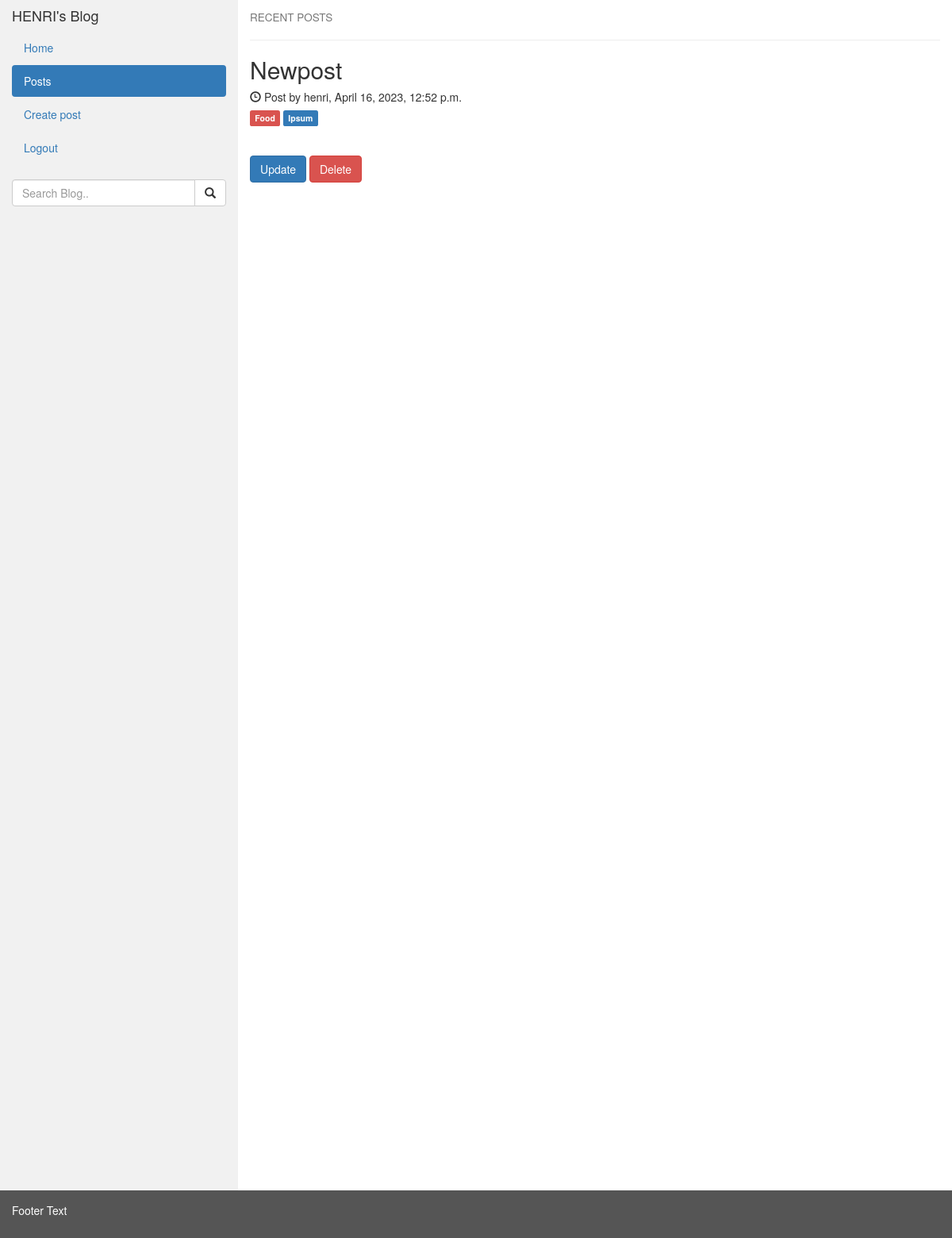
Page /posts/ (signed in) on the earlier database version.
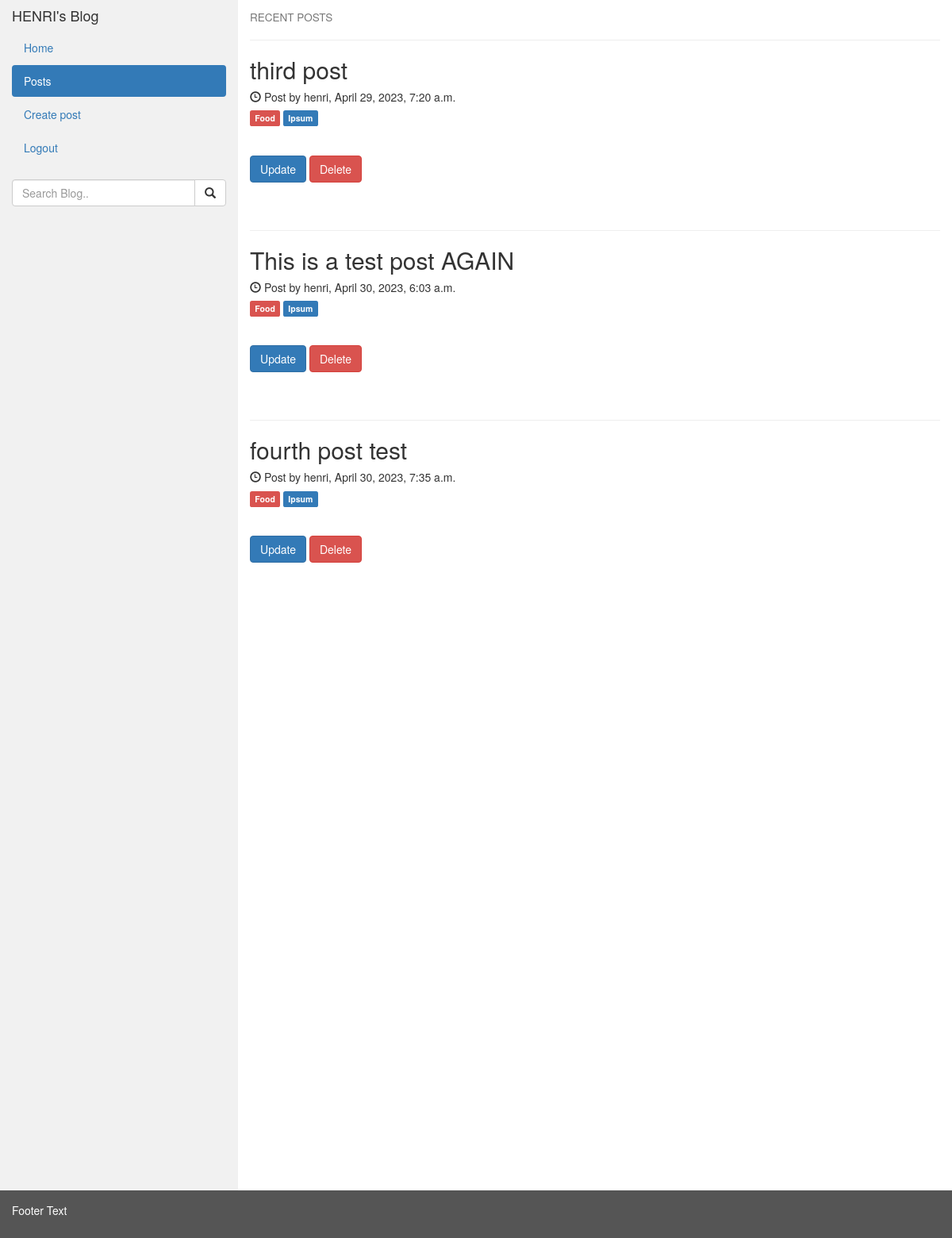
Same page on the later database version.
### myposts/models.py (models this page shows, shortened)
class Post(models.Model):
    author = models.ForeignKey(
        'auth.User',
        on_delete=models.CASCADE
    )
    title = models.CharField(max_length=200)
    text = models.TextField()
    created_date = models.DateTimeField(
        default=timezone.now
    )
    published_date = models.DateTimeField(
        blank=True, null=True
    )

### myposts/views.py (the view)
# urls.py: path("posts/", PostView.as_view(), name="posts"),
class PostView(LoginRequiredMixin,ListView):
    model = Post
    template_name = 'posts.html'
    success_url = reverse_lazy('posts')
    context_object_name = 'posts'
    def get_queryset(self):
        return super().get_queryset().filter(author=self.request.user)

### templates/posts.html (shortened to what this page needs)
{% extends 'base.html' %}
{% block content %}
<div class="col-sm-9">
    <h4><small>RECENT POSTS</small></h4>
    {% for entry in posts %}
    <hr>
    <h2>{{ entry.title }}</h2>
    <h5><span class="glyphicon glyphicon-time"></span> Post by {{ entry.author.username }}, {{ entry.created_date }}
    </h5>
    <h5><span class="label label-danger">Food</span> <span class="label label-primary">Ipsum</span></h5><br>
    <div>
        <a href="{% url 'post_update' entry.pk %}" class="btn btn-primary">Update</a>
        <a href="{% url 'post_delete' entry.pk %}" class="btn btn-danger">Delete</a>
    </div>
    <br><br>
    {% endfor %}
</div>
{% endblock %}

Differences in the rows shown:
removed Post: title "Newpost", author.username "henri", created_date "April 16, 2023, 12:52 p.m."
added Post: title "third post", author.username "henri", created_date "April 29, 2023, 7:20 a.m."
added Post: title "This is a test post AGAIN", author.username "henri", created_date "April 30, 2023, 6:03 a.m."
added Post: title "fourth post test", author.username "henri", created_date "April 30, 2023, 7:35 a.m."
